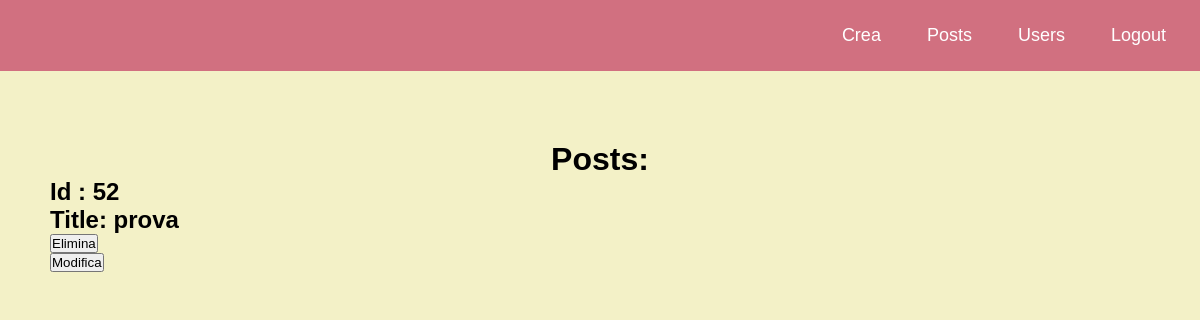
Page /posts (signed in) on the earlier database version.
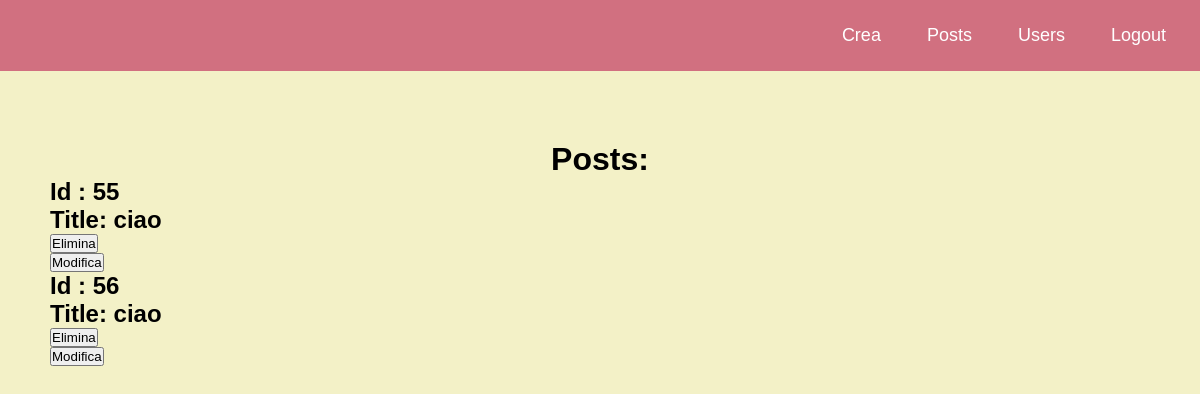
Same page on the later database version.
### tables this page shows
CREATE TABLE "posts" (
	"id"	INTEGER,
	"titolo"	TEXT,
	"info"	TEXT,
	"filename"	TEXT,
	PRIMARY KEY("id" AUTOINCREMENT)
);

### Controller/dashboard/posts.py (the view)
@Posts.route('/posts', methods=['GET', 'POST'])
@login_required
def posts():
    connection = sqlite3.connect('prova.db')
    connection.row_factory = sqlite3.Row
    user = connection.execute('SELECT * FROM user').fetchall()
    posts = connection.execute('SELECT * FROM posts').fetchall()
    connection.commit()
    return render_template('/dashboard/posts.html' , user=user, posts=posts)

### app.py (called while the page is built)
@login_manager.user_loader
def load_user(user_id):
    return User.query.get(int(user_id))

### templates/dashboard/posts.html (shortened to what this page needs)
<!DOCTYPE html>
<html lang="en">
  <head>
    <link rel="stylesheet" href="../static/css/dashboard.css">
  </head>
  <body>
    <nav class="navbar">
      <ul class="nav-links">
        <div class="menu">
          <li><a href="/crea">Crea</a></li>
          <li><a href="/posts">Posts</a></li>
          <li><a href="/users">Users</a></li>
          <li><a href="/logout">Logout</a></li>
        </div>
      </ul>
    </nav>
      <div class="posts">
        <h1 class="posts-post">Posts:</h1>
        <div class="form">
          {% for post in posts %}
            <h2>Id : {{ post.id }}</h2>
            <h2>Title: {{ post.titolo }}</h2>
            <form action="{{ post.id }}/delete" method="POST">
              <button type= "submit" class="btn">Elimina</button>
            </form>
            <form action="/update/{{ post.id }}">
              <button type="submit" class="btn">Modifica</button>
            </form>
          {% endfor %}
        </div>
      </div>
  </body>
</html>

Differences in the rows shown:
removed posts: id "52", titolo "prova"
added posts: id "55", titolo "ciao"
added posts: id "56", titolo "ciao"
